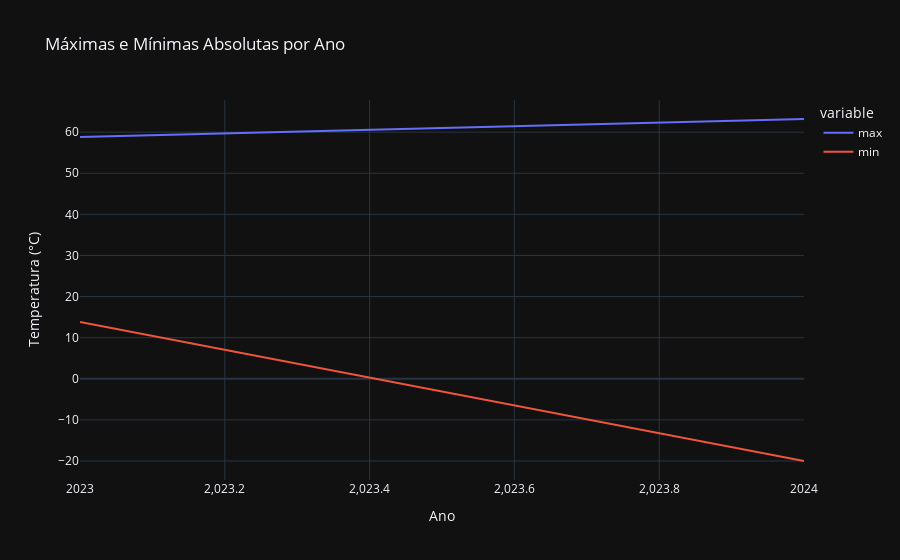

The notebook cell this image was saved under:
### Markdown cell above
## Gráfico de tendência de máximas e mínimas por ano

### Code cell
fig1 = px.line(max_min_year, x=max_min_year.index, y=['max', 'min'], title="Máximas e Mínimas Absolutas por Ano", 
               labels={'value': 'Temperatura (°C)', 'year': 'Ano'}, template='plotly_dark')
fig1.show()

### Figure 1 — Plotly figure (JSON) as saved in the notebook; plotly's stock layout.template omitted (floating-point values rounded to 4 significant figures)
{"data": [{"hovertemplate": "variable=max<br>Ano=%{x}<br>Temperatura (°C)=%{y}<extra></extra>", "legendgroup": "max", "line": {"color": "#636efa", "dash": "solid"}, "marker": {"symbol": "circle"}, "mode": "lines", "name": "max", "orientation": "v", "showlegend": true, "type": "scatter", "x": [2023, 2024], "xaxis": "x", "y": [58.8, 63.2], "yaxis": "y"}, {"hovertemplate": "variable=min<br>Ano=%{x}<br>Temperatura (°C)=%{y}<extra></extra>", "legendgroup": "min", "line": {"color": "#EF553B", "dash": "solid"}, "marker": {"symbol": "circle"}, "mode": "lines", "name": "min", "orientation": "v", "showlegend": true, "type": "scatter", "x": [2023, 2024], "xaxis": "x", "y": [13.8, -20], "yaxis": "y"}], "layout": {"legend": {"title": {"text": "variable"}, "tracegroupgap": 0}, "title": {"text": "Máximas e Mínimas Absolutas por Ano"}, "xaxis": {"anchor": "y", "domain": [0, 1], "title": {"text": "Ano"}}, "yaxis": {"anchor": "x", "domain": [0, 1], "title": {"text": "Temperatura (°C)"}}}}
